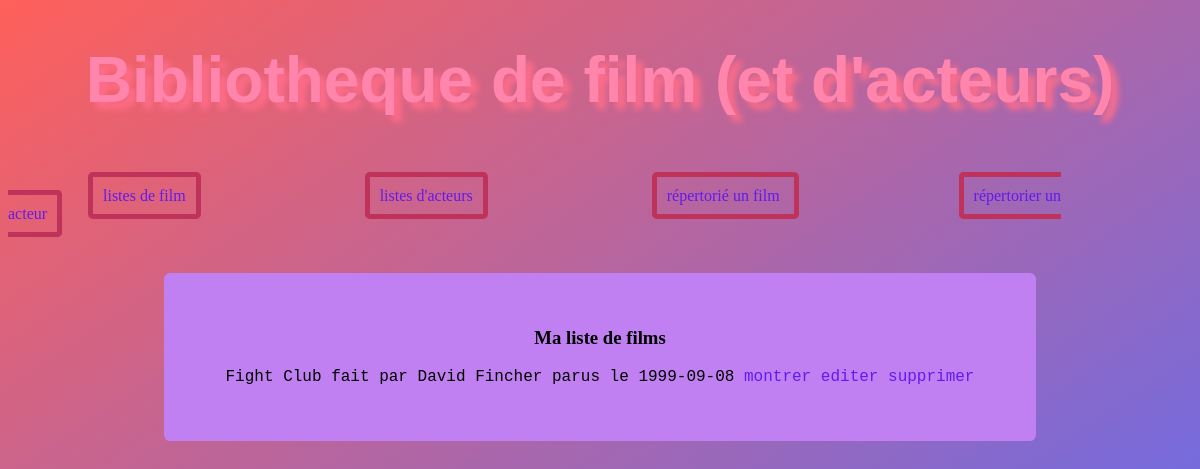
The page /mabibliotheque/index/ on the database as committed earlier.
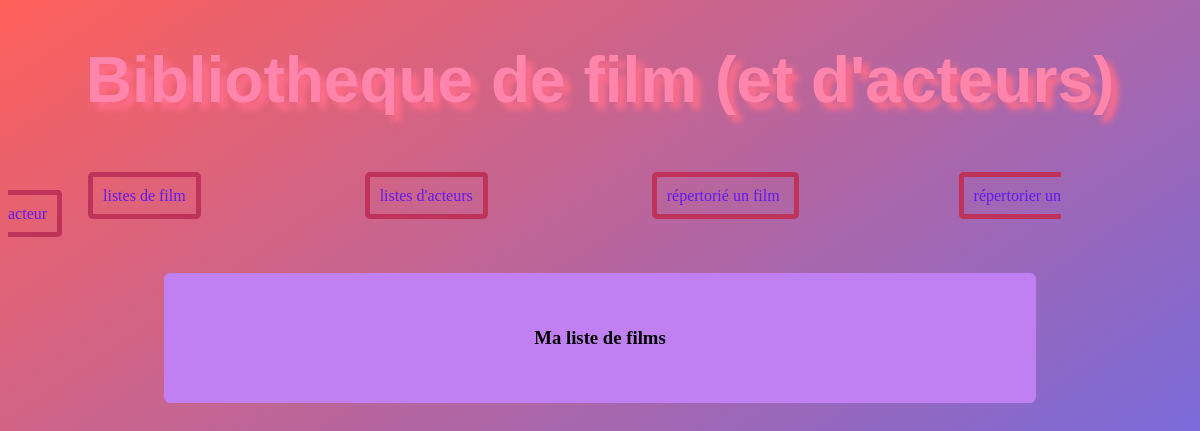
The same page on the database as committed later.
### mabibliotheque/models.py (models this page shows, shortened)
class Film(models.Model):
    titre = models.CharField(max_length=100)
    realisateur = models.CharField(max_length=100)
    date_sortie = models.DateField(blank=True, null=True)
    duree = models.IntegerField(blank=False)
    resume = models.TextField(null=True, blank=True)
    acteur = models.ForeignKey(Acteur, on_delete=models.CASCADE, null=True)
    def __str__(self):
        chaine = f"{self.titre} fait par {self.realisateur} parus le {self.date_sortie}"
        return chaine

### mabibliotheque/views.py (the view)
# urls.py: path('index/', views.index),
def index(request):
    liste = list(models.Film.objects.all())
    return render(request,"mabibliotheque/index.html",{"liste": liste})

### mabibliotheque/templates/mabibliotheque/index.html (shortened to what this page needs)
<!DOCTYPE html>
<html lang="fr">
<head>
    {% load static %}
    <link rel="stylesheet" type="text/css" href="{%static 'mabibliotheque/style.css'%}">
</head>
<body>
<h1 class="titreprincipale"> Bibliotheque de film (et d'acteurs) </h1>
<a class="cadretitre" href="/mabibliotheque/index"> listes de film</a>
<a class="cadretitre" href="/mabibliotheque/index2"> listes d'acteurs</a>
<a class="cadretitre" href="/mabibliotheque/ajout"> répertorié un film </a>
<a class="cadretitre" href="/mabibliotheque/formulaire2"> répertorier un acteur</a>
{% block content %}
<ol> <h3> Ma liste de films</h3>
    {% for l in liste %}
        <li> {{l}} <a href="/mabibliotheque/affiche/{{l.id}}/">montrer</a> <a href="/mabibliotheque/update/{{l.id}}/"> editer</a> <a href="/mabibliotheque/delete/{{l.id}}/"> supprimer</a></li>
    {% endfor %}
</ol>
{% endblock %}
</body>
</html>

Rows that differ between the two databases and show on the page:
removed Film: titre+realisateur+date_sortie "Fight Club fait par David Fincher parus le 1999-09-08"
